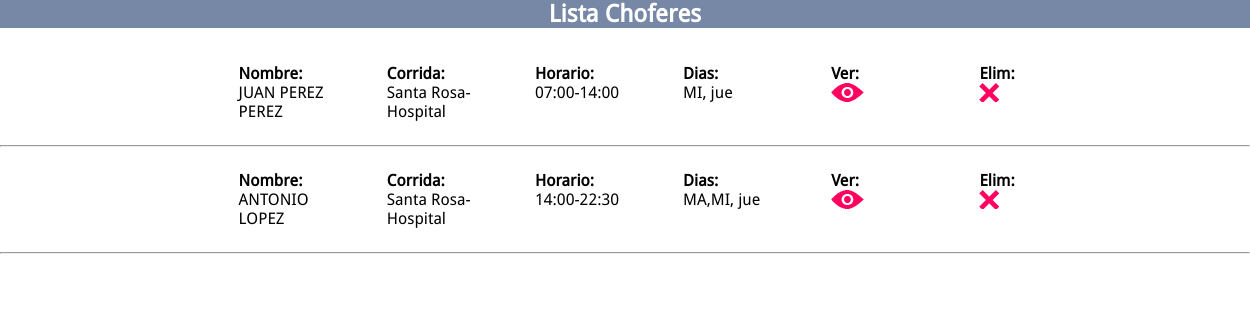
The app's page /choferes.php with its own data.
### tables this page shows
CREATE TABLE IF NOT EXISTS `chofer` (
  `idchofer` bigint(20) unsigned NOT NULL AUTO_INCREMENT,
  `nombre` varchar(100) NOT NULL,
  `nac` varchar(100) NOT NULL,
  `domi` text NOT NULL,
  `tel` int(11) NOT NULL,
  `corrida` varchar(100) NOT NULL,
  `horario` varchar(25) NOT NULL,
  `dias` varchar(15) NOT NULL,
  UNIQUE KEY `idchofer` (`idchofer`)
);

### choferes.php (the view, shortened to what this page needs)
<h2>Lista Choferes</h2>
<?php
include("encabezado4.php");
include ("conexion.php");
$sql=mysql_query("SELECT * FROM chofer",$con);
if (mysql_num_rows($sql) > 0) {
    while ($row = mysql_fetch_row($sql)) {
 ?>
 <ul class="chof" style="color:black;">
  <li ><strong>Nombre:</strong><br><?php  $id=$row[0] ;echo $row[1];?></li>
  <li ><strong>Corrida:</strong><br><?php  echo $row[5]?></li>
  <li ><strong>Horario:</strong><br><?php  echo $row[6]?></li>
  <li ><strong>Dias:</strong><br><?php  echo $row[7]?></li>
 <li ><strong>Ver:</strong><br><?php echo "<a href='choferesmas.php?s=$id'><img src='ver.png'></a></li> "?>
  <li ><strong>Elim:</strong><br><?php echo "<a href='eli.php?s=$id'><img src='x.png'></a></li> "?>
</ul>
<hr>
<?php
}}
?>

### style.css (style rules this page uses)
body { font: 16px 'DroidSansRegular', Arial, sans-serif; text-align: center; margin: 0; padding: 0; width: 100%; height:100%; background: #736B66; color:black; }
header img,a,div { display: inline-block; vertical-align: middle; }
ul { width:20%; color:#2d2d2d; background: white; }
.mapa, ul { display: inline-block; vertical-align: top; }
.main ul ,li { margin: 1em ; padding: 0; text-align: left; }
a { text-decoration: none; }
h2 { width: 100%; background: #7787A6; color:white; }
li { list-style: none; }
.chof { display: inline-block; vertical-align: top; width: 100%; margin: 0; }
.chof li { display: inline-block; vertical-align: top; width: 7em; }

### records on screen
chofer: nombre "JUAN PEREZ PEREZ", corrida "Santa Rosa-Hospital", horario "07:00-14:00", dias "MI, jue"
chofer: nombre "ANTONIO LOPEZ", corrida "Santa Rosa-Hospital", horario "14:00-22:30", dias "MA,MI, jue"
